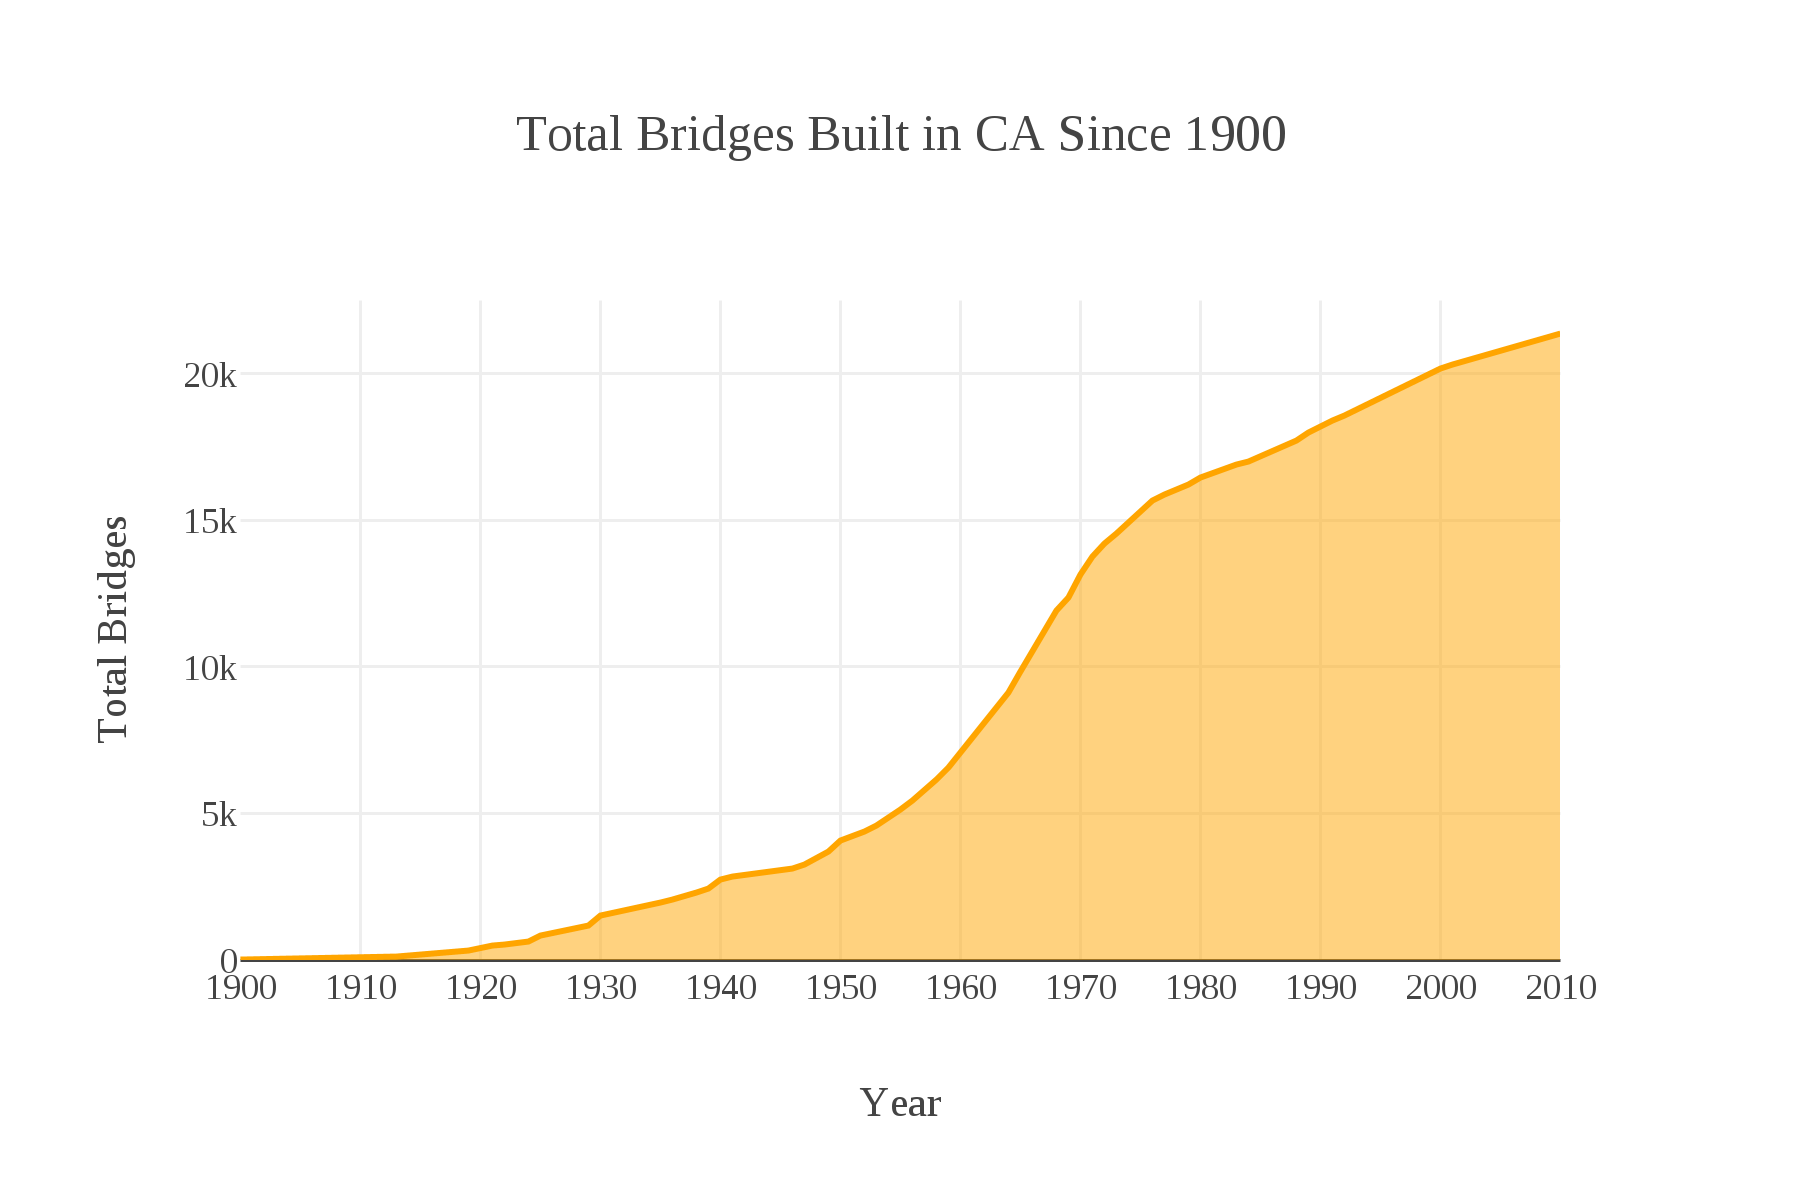

Write Python code to recreate this figure.
#!/usr/bin/env python2
# -*- coding: utf-8 -*-
"""
Created on Wed Nov 15 13:06:40 2017

@author: keianarei
"""

import plotly.plotly as py
import plotly.graph_objs as go
from plotly.plotly import plot
from plotly.graph_objs import Scatter,Data,Layout,Figure

my_fig = py.get_figure("dfreder1",69)
data = my_fig.get_data()
raw_data = data[0]

manip_data = {}
for year in raw_data['x']:
    if year in manip_data:
        manip_data[year] += 1
    else:
        manip_data[year] = 1

manip_data[1858]=manip_data.pop('(21658')

fin_data = []
for year in manip_data:
    if year == 1900:
        fin_data.append(manip_data[year])
        x = fin_data.index(manip_data[year])
    elif year == 1901:
        fin_data.append(manip_data[year] + fin_data[x])
    elif isinstance(year, int) and year > 1901:
        x += 1
        fin_data.append(manip_data[year] + fin_data[x])

# Basic Plotly
x = range(1900,2011,1)
y = fin_data

trace = Scatter(x = x, y = y, line=dict(color='#FFA500'),fill='tonexty',\
                hoverlabel = dict(font=dict(family='Times New Roman')))
data = Data([trace])
layout = Layout(title = "Total Bridges Built in CA Since 1900", width=600,\
                height=400, font=dict(family='Times New Roman'))
figure = Figure(data = data, layout = layout)
plot(figure,filename = "Scatter")

layout["xaxis"] = go.XAxis(title = "Year", dtick=10)
layout["yaxis"] = go.YAxis(title = "Total Bridges")

# One thing about these graph objects that's nicer than dictionaries
# is that you can also access the keys with the dot notation


# Like all graph objects, you can substitute a regular dictionary for XAxis/YAxis objects
# layout.yaxis = {"title":"y"} 
# But then we wouldn't be able to do layout.yaxis.title = "y"
# it would have to be layout.yaxis["title"] = "y"

figure = Figure(data = data, layout = layout)
plot(figure,filename = "Scatter")
py.image.save_as(figure, filename='Assignment7M.png', scale=3)
